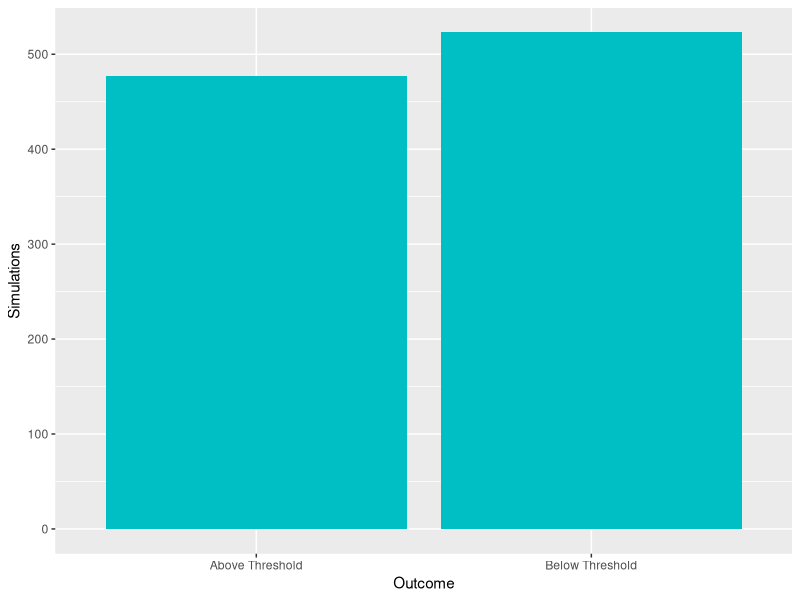

Reproduce this figure in R.
## ---- chunk 1
library(ggplot2)
library(dplyr)
## ---- chunk 2
set.seed(1)
## ---- chunk 3
next_pois <- function(t, x) {
  U <- runif(1)
  return(t - (1/x) * log(U)) 
}
## ---- chunk 4
mu_t = function(t){
  return(1/(t+12))
}
## ---- chunk 5
next_dep <- function(t, lambda) {
  flag = 1
  while(flag){
    U1 <- runif(1)
    t = t - (1/lambda) * log(U1)
    
    U2 <- runif(1)
    
    if (U2 <= mu_t(t)/lambda) {
      T_s <- t
      flag = 0
    }
  }
  
  return (T_s)
}
## ---- chunk 6
new_month <- function(t, months) {
  if (floor(t) %in% months) {
    return(FALSE)
  } else {
    return(TRUE)
  }
}
## ---- chunk 7
#Monthly poisson process parameter for arrivals
lambda <- 3

#Yearly poisson process parameter for claims
alpha <- 3.5

#Starting capital
c_0 <- 50000

#Capital floor
C <- 30000
  
#Fixed monthly fee
M <- 300
## ---- chunk 8
### Output Variables ################################

#We first define a list which records if the firm went below the threshold C.
B <- c()




### Main Loop ########################################

#We next define a for loop, so we run the simulation for 1000 iterations.

for (k in 1:1000) {
  
### Starting Parameters #################
  
  #Start at time 0
  t <- 0
    
  #Number of arrivals by time t
  n_A <- 0
  
  #Number of departures by time t
  n_D <- 0
  
  #Number of claims by time t
  n_C <- 0
  
  #We run simulation for 12 months
  total_t <- 12
  
### State variables ######################
  
  #Number of customers currently in system
  n_0 <- 0
  
  #Defines our current cost accrued
  cost <- 0
  
  #Defines our current revenue generated
  rev <- 0
  
  #Describes what month we are currently in
  months <- c(0)
  
### Event variables ######################
  
  #Define time of next arrival from Poisson process 
  t_A <- next_pois(t, lambda)
  
  #Define time of next departure
  t_D <- Inf
  
  #Define list of next claims
  t_C <- c(Inf)
  
### 12 Month Loop ########################

  while(t <= total_t){
    
    #Calculate whether we are in new month yet
    if (new_month(t, months)) {
      
      #If yes, then add monthly income to revenue
      months <- c(months, floor(t))
      rev <- rev + M*n_0
    }
    
    #If there is arrival
    if ((t_A <= t_D) & (all(t_A <= t_C))){
      
      #Set time to time of next arrival
      t <- t_A
      
      #Add arrival to number of arrivals
      n_A <- n_A + 1
      
      #Count arrival in system count
      n_0 <- n_0 + 1
      
      #Calculate next arrival time
      t_A <- next_pois(t, lambda)
      
      #On first iteration, we now calculate time to next claim
      t_C[n_A] <- next_pois(t, (alpha/12))
      
      #On first iteration, we need to calculate next departure time
      if (n_A == 1) {
        t_D <- next_dep(t, lambda)
      }
      
    }
    
    #If there is a departure
    else if ((t_D < t_A) & all((t_D < t_C))) {
      
      #Set time to time of next departure
      t <- t_D
      
      #Subtract departure from system count
      n_0 <- n_0 - 1
      
      #Add departure to departure count
      n_D <- n_D + 1
      
      #Calculate next departure
      t_D <- next_dep(t, lambda)
    }
    
    #If there is a claim
    else if (any((t_C < t_A)) & any((t_C < t_D))){
      
      #Set time to time of next claim
      t <- min(t_C)
      
      #Add one claim to claim count
      n_C <- n_C+1
  
      #Generate next claim time
      t_C[which.min(t_C)] <- next_pois(t, (alpha/12))
      
      ##Calculate pay-out 
      
      #Generate random uniform variable
      pay_out_p <- runif(1)
    
      #If the variable is less than 0.6, then execute code
      if (pay_out_p <= 0.6){
        
        #Calculate random variable, multiply by 10, and obtain its upper integer 
        X <- ceiling(10*runif(1))
        
        #Calculate pay-out based on this
        pay_out <- 300*X + 500
        
        #Add it to the running total
        cost <- cost + pay_out
      }
    }
  }
  
  #Checks if they are below the threshold
  if ((c_0 - cost + rev) <= C) {
   
    #If they are, add a 1 to the list
    B <- c(B,1)
  } else{
    
    #If they are not, add a 0 to the list
    B <- c(B,0)
  }
  
}
## ---- chunk 9
B
## ---- chunk 10
#Count values of 1s, the function stores the 1s count at index 2
value_count <- table(B)

#Calculate P as described above
P <- value_count[2] / length(B)

#Output P
P
## ---- chunk 11
value_count <- as.data.frame(value_count) %>% rename("Outcome" = B, "Simulations" = Freq)
## ---- chunk 12
plot_1 <- ggplot(data = value_count, aes(x = Outcome, y = Simulations)) +
          geom_bar(stat = 'identity', fill = "#00BFC4") +
          scale_x_discrete(labels=c("0" = "Above Threshold", "1" = "Below Threshold"))

plot_1
